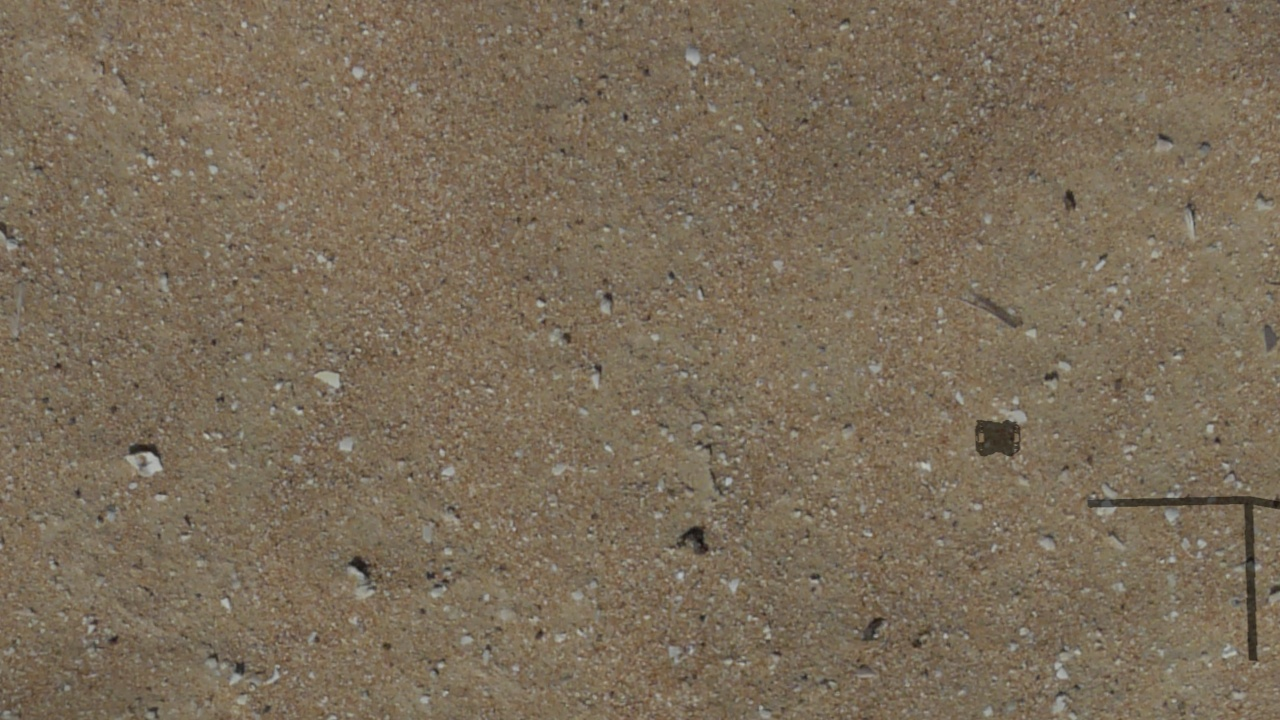
#> input picture ws/src/control_as/images/image_0026.jpg, 1280 x 720 px, found by its file name
$ python stitching_B.py
#> lines starting #> are read from the running program, lines starting #| are printed output that depends on the picture; after the words box and inside, x2 and y2 are one past the last pixel; in counts of white or black regions, pixels touching at a corner belong together; pictures that were not available may be replaced by others from this repository, and a replacement may not be noted
import cv2
import os

# Paths
IMAGE_FOLDER = "/UnderWaterVehicle/ws/src/control_as/images"
OUTPUT_FOLDER = "/UnderWaterVehicle/ws/src/control_as/scripts/final_super_pairs"
os.makedirs(OUTPUT_FOLDER, exist_ok=True)

# Multi-batch super stitch input groups
batch_groups = [
    (
        ["image_0026.jpg", "image_0032.jpg"],
        ["image_0027.jpg", "image_0033.jpg"],
        ["image_0028.jpg", "image_0034.jpg"],
        ["image_0029.jpg", "image_0035.jpg"]
    ),
    (
        ["image_0038.jpg", "image_0039.jpg"],
        ["image_0040.jpg", "image_0041.jpg"],
        ["image_0042.jpg", "image_0048.jpg"],
        ["image_0043.jpg", "image_0049.jpg"]
    ),
    (
        ["image_0056.jpg", "image_0058.jpg"],
        ["image_0057.jpg", "image_0059.jpg"],
        ["image_0060.jpg", "image_0061.jpg"],
        ["image_0062.jpg", "image_0063.jpg"],
        ["image_0064.jpg"]
    )
]

def crop_black_borders(pano):
    gray = cv2.cvtColor(pano, cv2.COLOR_BGR2GRAY)
    _, thresh = cv2.threshold(gray, 1, 255, cv2.THRESH_BINARY)
    contours, _ = cv2.findContours(thresh, cv2.RETR_EXTERNAL, cv2.CHAIN_APPROX_SIMPLE)
    if not contours:
        return pano
    x, y, w, h = cv2.boundingRect(contours[0])
    return pano[y:y+h, x:x+w]

def try_stitch_images(image_paths, output_path):
    images = []
    for name in image_paths:
        full_path = os.path.join(IMAGE_FOLDER, name)
        img = cv2.imread(full_path)
#> img is the input picture: shape (720, 1280, 3); mean B, G, R 89.3, 108.7, 122.7
        if img is None:
            print(f"❌ Could not read image: {name}")
            return False
        images.append(img)

    try:
        stitcher = cv2.Stitcher_create(cv2.Stitcher_SCANS)
    except AttributeError:
        stitcher = cv2.createStitcher(False)  # For older OpenCV versions

    stitcher.setWaveCorrection(False)

    status, pano = stitcher.stitch(images)
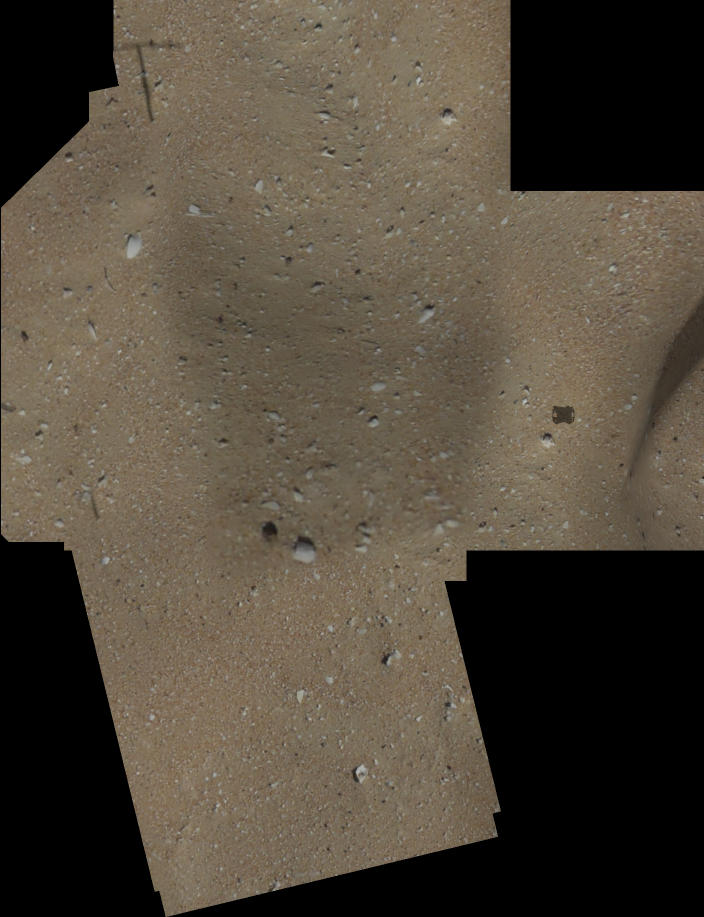
#> pano: shape (1834, 1408, 3) (shown at 1/2 size); mean of channels 0, 1, 2 59.9, 72.9, 81.7; drawn as B, G, R
    if status == cv2.Stitcher_OK:
        pano_cropped = crop_black_borders(pano)
#> in crop_black_borders, `gray = cv2.cvtColor(pano, cv2.COLOR_BGR2GRAY)`:
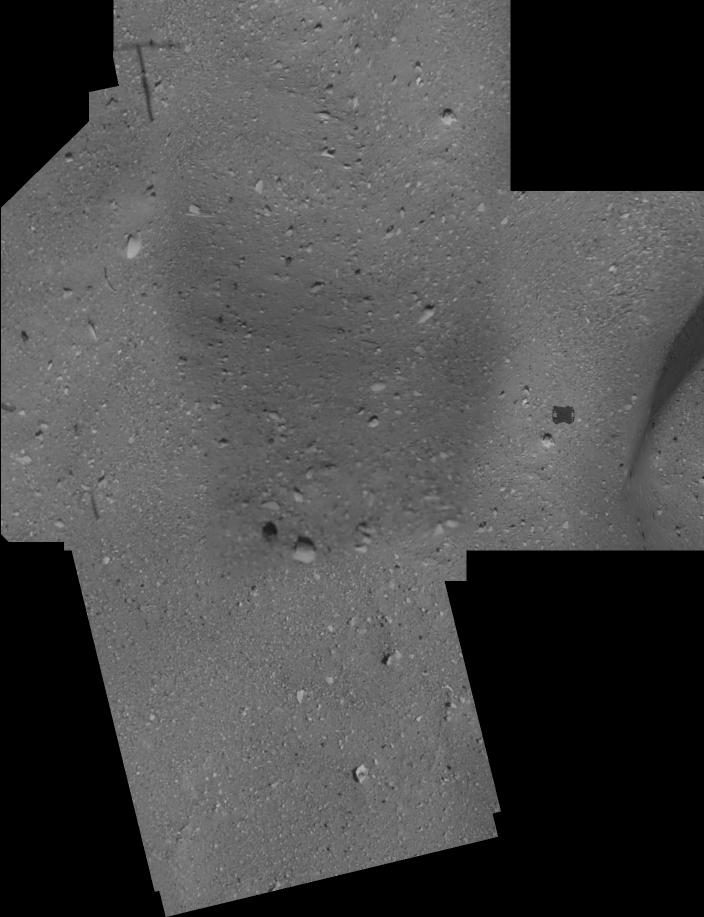
#> gray: shape (1834, 1408) (shown at 1/2 size); min 0, max 196, mean 74.1
#> in crop_black_borders, `_, thresh = cv2.threshold(gray, 1, 255, cv2.THRESH_BINARY)`:
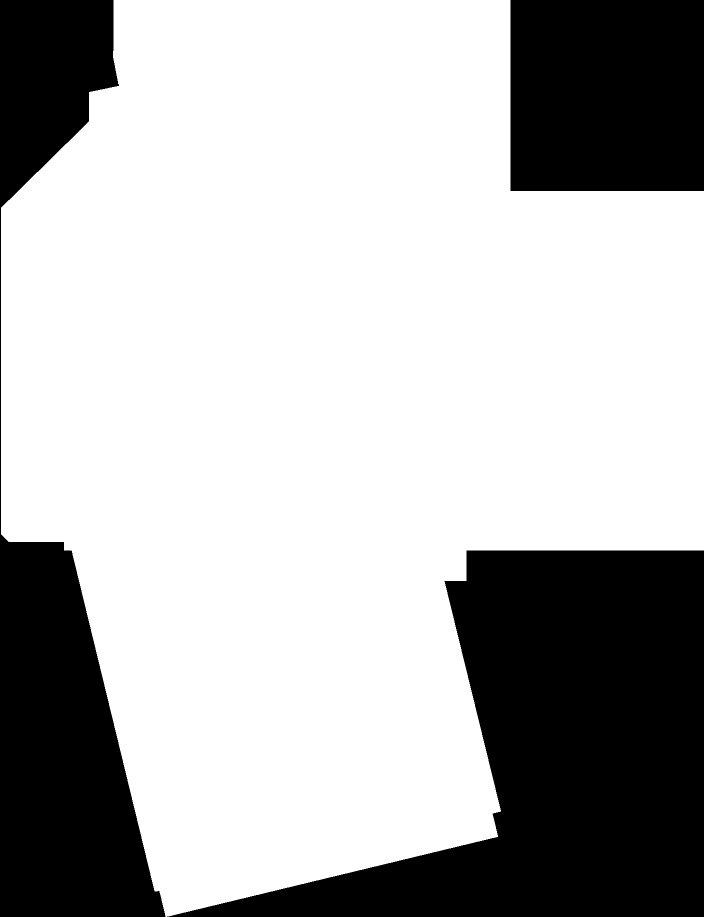
#> thresh: shape (1834, 1408) (shown at 1/2 size); 70.1% white; 3 black regions
#> in crop_black_borders, `contours, _ = cv2.findContours(thresh, cv2.RETR_EXTERNAL, cv2.CHAIN_AP..`: contours = 1 contour; box (x1, y1, x2, y2) and area: (2, 0, 1408, 1834) 1806581
#> in crop_black_borders, `x, y, w, h = cv2.boundingRect(contours[0])`: x = 2; y = 0; w = 1406; h = 1834
        cv2.imwrite(output_path, pano_cropped)
        print(f"✅ Successfully stitched: {image_paths} → {output_path}")
        return True
    else:
        print(f"❌ Failed to stitch: {image_paths} (OpenCV status: {status})")
        return False

# Process each group
for idx, group in enumerate(batch_groups, 1):
    combined = [img for batch in group for img in batch]
    output_file = os.path.join(OUTPUT_FOLDER, f"superbatch_{idx:02d}.jpg")
    try_stitch_images(combined, output_file)
